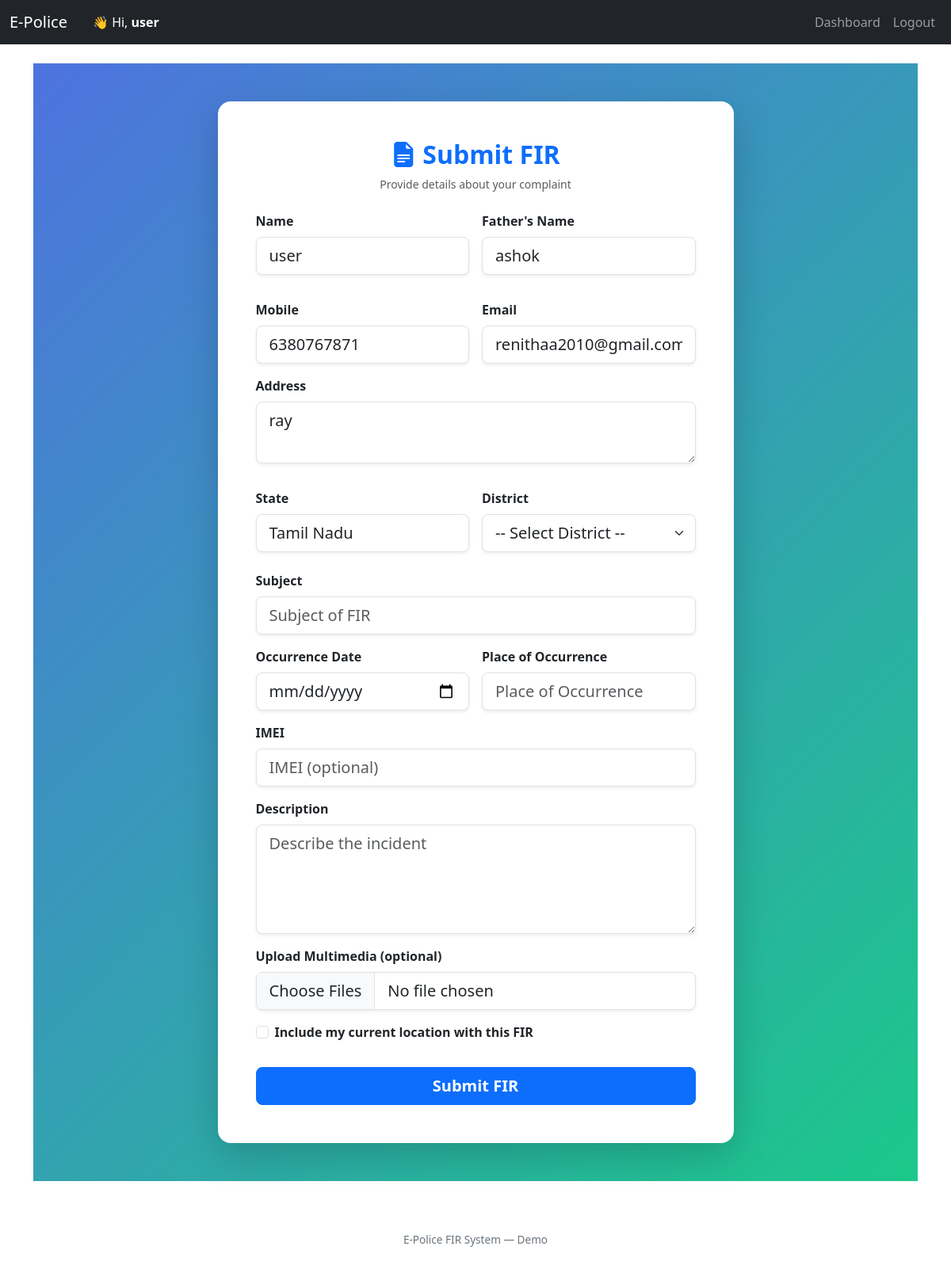
The app's page /submit-fir (signed in) with its own data.
### app.py (models this page shows, shortened)
class User(UserMixin, db.Model):
    id = db.Column(db.Integer, primary_key=True)
    name = db.Column(db.String(150), nullable=False)
    father_name = db.Column(db.String(150))
    mobile = db.Column(db.String(20))
    email = db.Column(db.String(150), unique=True)
    address = db.Column(db.String(200))
    district = db.Column(db.String(100))
    state = db.Column(db.String(50))
    police_station = db.Column(db.String(100))
    role = db.Column(db.String(20))  # complainant / police / admin
    imei = db.Column(db.String(50), nullable=True)
    username = db.Column(db.String(150), unique=True, nullable=False)
    password_hash = db.Column(db.String(256), nullable=False)
    is_active = db.Column(db.Boolean, default=True)
    location = db.Column(db.String(255), nullable=True)
    firs = db.relationship('FIR', foreign_keys='FIR.complainant_id', backref='complainant', lazy=True)
    assigned_firs = db.relationship('FIR', foreign_keys='FIR.assigned_police_id', backref='assigned_police', lazy=True)
    updates = db.relationship('FIRStatusUpdate', backref='updated_by', lazy=True)

### app.py (the view, shortened to what this page needs)
@app.route('/submit-fir', methods=['GET', 'POST'])
@login_required
def submit_fir():
    if current_user.role != 'complainant':
        flash('Only complainants can submit FIRs.', 'danger')
        return redirect(url_for('dashboard'))
    return render_template('submit_fir.html', user=current_user)

### app.py (called while the page is built)
@login_manager.user_loader
def load_user(user_id):
    return User.query.get(int(user_id))

### templates/submit_fir.html (shortened to what this page needs)
{% extends 'base.html' %}
{% block content %}
<div class="d-flex justify-content-center align-items-start py-5" style="background: linear-gradient(135deg, #4e73df, #1cc88a); min-height:100vh;">
  <div class="col-12 col-md-8 col-lg-7">
    <div class="card shadow-lg rounded-4 border-0">
      <div class="card-body p-5">
        <div class="text-center mb-4">
          <h2 class="fw-bold text-primary"><i class="bi bi-file-earmark-text-fill me-2"></i>Submit FIR</h2>
          <p class="text-muted small">Provide details about your complaint</p>
        </div>
        <form method="POST" enctype="multipart/form-data" onsubmit="return attachLocationIfChecked(event)">
          <div class="row g-3">
            <div class="col-md-6">
              <label class="form-label fw-semibold">Name</label>
              <input type="text" name="name" value="{{ user.name or '' }}" class="form-control form-control-lg shadow-sm" placeholder="Name" required>
            </div>
            <div class="col-md-6">
              <label class="form-label fw-semibold">Father's Name</label>
              <input type="text" name="father_name" value="{{ user.father_name or '' }}" class="form-control form-control-lg shadow-sm" placeholder="Father's Name">
            </div>
          </div>
          <div class="row g-3 mt-3">
            <div class="col-md-6">
              <label class="form-label fw-semibold">Mobile</label>
              <input type="text" name="mobile" value="{{ user.mobile or '' }}" class="form-control form-control-lg shadow-sm" placeholder="Mobile No.">
            </div>
            <div class="col-md-6">
              <label class="form-label fw-semibold">Email</label>
              <input type="email" name="email" value="{{ user.email or '' }}" class="form-control form-control-lg shadow-sm" placeholder="Email">
            </div>
          </div>
          <div class="mb-3 mt-3">
            <label class="form-label fw-semibold">Address</label>
            <textarea name="address" class="form-control form-control-lg shadow-sm" rows="2" placeholder="Enter your address" required>{{ user.address or '' }}</textarea>
          </div>
          <div class="row g-3 mt-3">
            <div class="col-md-6">
              <label class="form-label fw-semibold">State</label>
              <input type="text" name="state" value="Tamil Nadu" class="form-control form-control-lg shadow-sm" readonly>
            </div>
            <div class="col-md-6">
              <label class="form-label fw-semibold">District</label>
              <select name="district" class="form-select form-select-lg shadow-sm" required>
                <option value="">-- Select District --</option>
              </select>
            </div>
          </div>
          <div class="mb-3 mt-4">
            <label class="form-label fw-semibold">Subject</label>
            <input type="text" name="subject" class="form-control form-control-lg shadow-sm" placeholder="Subject of FIR" required>
          </div>
          <div class="row g-3">
            <div class="col-md-6">
              <label class="form-label fw-semibold">Occurrence Date</label>
              <input type="date" name="occurrence_date" class="form-control form-control-lg shadow-sm">
            </div>
            <div class="col-md-6">
              <label class="form-label fw-semibold">Place of Occurrence</label>
              <input type="text" name="place_of_occurrence" class="form-control form-control-lg shadow-sm" placeholder="Place of Occurrence">
            </div>
          </div>
          <div class="mb-3 mt-3">
            <label class="form-label fw-semibold">IMEI</label>
            <input type="text" name="imei" value="{{ user.imei or '' }}" class="form-control form-control-lg shadow-sm" placeholder="IMEI (optional)">
          </div>
          <div class="mb-3">
            <label class="form-label fw-semibold">Description</label>
            <textarea name="description" class="form-control form-control-lg shadow-sm" placeholder="Describe the incident" rows="4" required></textarea>
          </div>
          <div class="mb-3">
            <label class="form-label fw-semibold">Upload Multimedia (optional)</label>
            <input type="file" name="multimedia" class="form-control form-control-lg shadow-sm" multiple>
          </div>
          <div class="form-check mb-3">
            <input type="checkbox" id="include_location" class="form-check-input">
            <label for="include_location" class="form-check-label fw-semibold">Include my current location with this FIR</label>
          </div>
          <button type="submit" class="btn btn-primary btn-lg w-100 fw-bold mt-3">Submit FIR</button>
        </form>
      </div>
    </div>
  </div>
</div>
<link rel="stylesheet" href="https://cdn.jsdelivr.net/npm/bootstrap-icons@1.10.5/font/bootstrap-icons.css">
{% endblock %}

### templates/base.html (shortened to what this page needs)
<!DOCTYPE html>
<html lang="en">
<head>
  <link href="https://cdn.jsdelivr.net/npm/bootstrap@5.3.2/dist/css/bootstrap.min.css" rel="stylesheet">
</head>
<body>
  <nav class="navbar navbar-expand-lg navbar-dark bg-dark">
    <div class="container-fluid">
      <a class="navbar-brand" href="{{ url_for('dashboard') }}">E-Police</a>
      {% if current_user.is_authenticated %}
        <span class="navbar-text text-white ms-3">
          👋 Hi, <strong>{{ current_user.username }}</strong>
        </span>
      {% endif %}
      <div class="collapse navbar-collapse" id="navMenu">
        <ul class="navbar-nav ms-auto">
          {% if current_user.is_authenticated %}
            <li class="nav-item"><a class="nav-link" href="{{ url_for('dashboard') }}">Dashboard</a></li>
            <li class="nav-item"><a class="nav-link" href="{{ url_for('logout') }}">Logout</a></li>
          {% else %}
            <li class="nav-item"><a class="nav-link" href="{{ url_for('login') }}">Login</a></li>
            <li class="nav-item"><a class="nav-link" href="{{ url_for('register') }}">Register</a></li>
          {% endif %}
        </ul>
      </div>
    </div>
  </nav>
  <div class="container mt-4">
    {% block content %}{% endblock %}
  </div>
  <footer class="text-center small-muted mt-5">
    <div class="container py-3">E-Police FIR System — Demo</div>
  </footer>
</body>
</html>

### templates/base.html (style rules this page uses)
body { padding-bottom: 50px; }
.small-muted { font-size: .85rem; color: #6c757d; }

### records on screen
User: username "user", name "user", father_name "ashok", mobile "6380767871", email "renithaa2010@gmail.com", address "ray"
